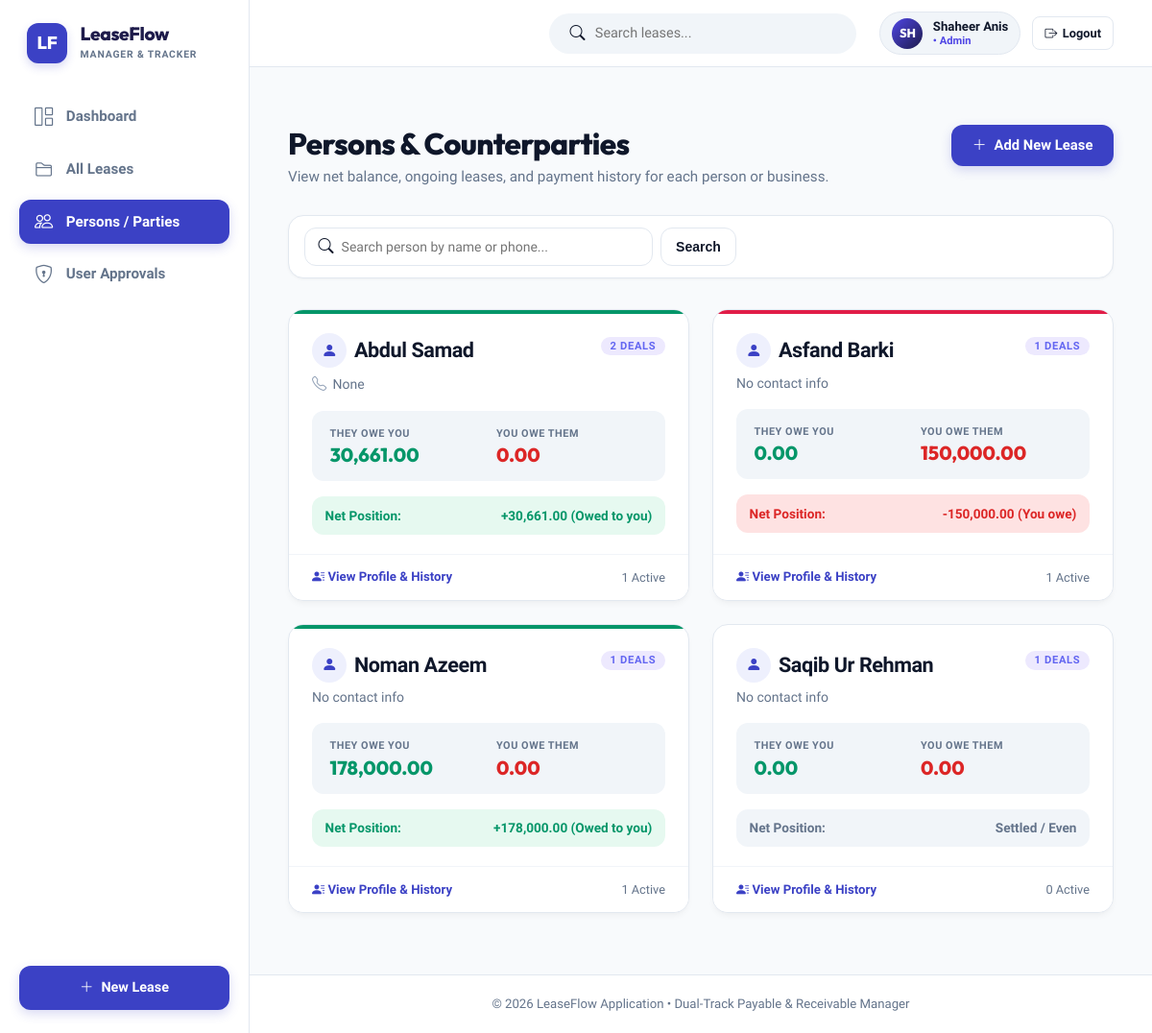
/parties (signed in), run on the app's committed database.
### app/models.py (models this page shows, shortened)
class User(db.Model):
    __tablename__ = 'users'
    id = db.Column(db.Integer, primary_key=True)
    username = db.Column(db.String(80), unique=True, nullable=False, index=True)
    full_name = db.Column(db.String(120), nullable=True)
    email = db.Column(db.String(120), nullable=True)
    password_hash = db.Column(db.String(256), nullable=False)
    role = db.Column(db.String(20), nullable=False, default='user') # 'admin' or 'user'
    status = db.Column(db.String(20), nullable=False, default='pending') # 'approved', 'pending', 'rejected'
    failed_logins = db.Column(db.Integer, default=0)
    locked_until = db.Column(db.DateTime, nullable=True)
    created_at = db.Column(db.DateTime, default=utc_now)
    approved_at = db.Column(db.DateTime, nullable=True)
    last_login = db.Column(db.DateTime, nullable=True)
    leases = db.relationship('Lease', backref='owner', lazy=True, cascade='all, delete-orphan')
    counterparties = db.relationship('Counterparty', backref='owner', lazy=True, cascade='all, delete-orphan')
    @property
    def is_admin(self):
        return self.role == 'admin'
    @property
    def is_approved(self):
        return self.status == 'approved'

class Counterparty(db.Model):
    __tablename__ = 'counterparties'
    id = db.Column(db.Integer, primary_key=True)
    user_id = db.Column(db.Integer, db.ForeignKey('users.id', ondelete='CASCADE'), nullable=True, index=True)
    name = db.Column(db.String(120), nullable=False)
    phone = db.Column(db.String(120), nullable=True)
    email = db.Column(db.String(120), nullable=True)
    notes = db.Column(db.Text, nullable=True)
    created_at = db.Column(db.DateTime, default=utc_now)
    updated_at = db.Column(db.DateTime, default=utc_now, onupdate=utc_now)
    leases = db.relationship('Lease', backref='counterparty', lazy=True, order_by='Lease.created_at.desc()')
    @property
    def total_payable_balance(self):
        return sum(l.remaining_balance for l in self.leases if l.lease_type == 'payable' and l.status == 'active')
    @property
    def total_receivable_balance(self):
        return sum(l.remaining_balance for l in self.leases if l.lease_type == 'receivable' and l.status == 'active')
    @property
    def net_balance(self):
        return self.total_receivable_balance - self.total_payable_balance
    @property
    def active_leases_count(self):
        return sum(1 for l in self.leases if l.status == 'active')

class Lease(db.Model):
    __tablename__ = 'leases'
    id = db.Column(db.Integer, primary_key=True)
    user_id = db.Column(db.Integer, db.ForeignKey('users.id', ondelete='CASCADE'), nullable=True, index=True)
    title = db.Column(db.String(120), nullable=False)
    lease_type = db.Column(db.String(20), nullable=False, default='payable') # 'payable' (I owe / bought) or 'receivable' (I gave / receive)
    counterparty_id = db.Column(db.Integer, db.ForeignKey('counterparties.id', ondelete='SET NULL'), nullable=True)
    party_name = db.Column(db.String(120), nullable=False) # Vendor or Customer Name
    party_contact = db.Column(db.String(120), nullable=True) # Phone / Email
    total_amount = db.Column(db.Float, nullable=False)
    tenure_months = db.Column(db.Integer, nullable=False)
    start_date = db.Column(db.Date, nullable=False, default=date.today)
    category = db.Column(db.String(50), nullable=False, default='Electronics')
    status = db.Column(db.String(20), nullable=False, default='active') # 'active', 'completed', 'cancelled'
    notes = db.Column(db.Text, nullable=True)
    created_at = db.Column(db.DateTime, default=utc_now)
    updated_at = db.Column(db.DateTime, default=utc_now, onupdate=utc_now)
    payments = db.relationship('Payment', backref='lease', cascade='all, delete-orphan', lazy=True, order_by='Payment.payment_date.asc(), Payment.id.asc()')
    documents = db.relationship('Document', backref='lease', cascade='all, delete-orphan', lazy=True, order_by='Document.uploaded_at.desc()')
    @property
    def total_paid(self):
        return sum(p.amount for p in self.payments)
    @property
    def remaining_balance(self):
        return max(0.0, self.total_amount - self.total_paid)

class Payment(db.Model):
    __tablename__ = 'payments'
    id = db.Column(db.Integer, primary_key=True)
    lease_id = db.Column(db.Integer, db.ForeignKey('leases.id', ondelete='CASCADE'), nullable=False)
    amount = db.Column(db.Float, nullable=False)
    payment_date = db.Column(db.Date, nullable=False, default=date.today)
    payment_type = db.Column(db.String(30), nullable=False, default='installment') # 'down_payment', 'installment', 'lump_sum', 'settlement'
    payment_method = db.Column(db.String(50), nullable=False, default='Bank Transfer') # 'Bank Transfer', 'Cash', 'Card', 'Cheque', 'Online'
    reference_no = db.Column(db.String(100), nullable=True)
    notes = db.Column(db.Text, nullable=True)
    created_at = db.Column(db.DateTime, default=utc_now)
    documents = db.relationship('Document', backref='payment', cascade='all, delete-orphan', lazy=True)

### app/routes.py (the view)
@main_bp.route('/parties')
@login_required
def party_list():
    search = request.args.get('search', '').strip()
    query = Counterparty.query.filter_by(user_id=g.current_user.id)
    if search:
        query = query.filter(
            (Counterparty.name.ilike(f'%{search}%')) | (Counterparty.phone.ilike(f'%{search}%'))
        )
    parties = query.order_by(Counterparty.name.asc()).all()
    return render_template('parties/list.html', parties=parties, search=search)

### app/auth.py (called while the page is built)
def login_required(f):
    @functools.wraps(f)
    def decorated_function(*args, **kwargs):
        if not g.current_user:
            return redirect(url_for('main.login', next=request.url))
        if not g.current_user.is_approved:
            session.clear()
            flash('Your account is awaiting administrator approval before you can access LeaseFlow.', 'warning')
            return redirect(url_for('main.login'))
        return f(*args, **kwargs)
    return decorated_function

### app/templates/parties/list.html (shortened to what this page needs)
{% extends 'base.html' %}
{% block content %}
<div class="page-title-row">
  <div>
    <h1>Persons & Counterparties</h1>
    <p>View net balance, ongoing leases, and payment history for each person or business.</p>
  </div>
  <a href="{{ url_for('main.lease_create') }}" class="btn-primary-action">
    <i class="bi bi-plus-lg"></i> Add New Lease
  </a>
</div>
<div class="filter-bar-card" style="margin-bottom: 2rem;">
  <form method="GET" action="{{ url_for('main.party_list') }}" style="display: flex; gap: 0.5rem; width: 100%; max-width: 450px;">
    <div class="filter-search-box" style="flex: 1;">
      <i class="bi bi-search text-muted"></i>
      <input type="text" name="search" placeholder="Search person by name or phone..." value="{{ search }}">
    </div>
    <button type="submit" class="btn-filter-action">Search</button>
  </form>
</div>
{% if parties %}
  <div class="cards-grid">
    {% for p in parties %}
      <a href="{{ url_for('main.party_detail', id=p.id) }}" class="modern-lease-card {% if p.net_balance < 0 %}payable{% elif p.net_balance > 0 %}receivable{% endif %}">
        <div class="card-inner">
          <div class="card-top-row">
            <div>
              <div class="card-item-title" style="display: flex; align-items: center; gap: 0.5rem;">
                <div style="width: 36px; height: 36px; border-radius: 50%; background: var(--primary-blue-light); color: var(--primary-blue); display: flex; align-items: center; justify-content: center; font-size: 1rem;">
                  <i class="bi bi-person-fill"></i>
                </div>
                <span>{{ p.name }}</span>
              </div>
              <div class="card-party-sub" style="margin-top: 0.35rem;">
                {% if p.phone %}
                  <i class="bi bi-telephone"></i> <span>{{ p.phone }}</span>
                {% elif p.email %}
                  <i class="bi bi-envelope"></i> <span>{{ p.email }}</span>
                {% else %}
                  <span class="text-muted">No contact info</span>
                {% endif %}
              </div>
            </div>
            <div>
              <span class="status-pill active">{{ p.leases|length }} DEALS</span>
            </div>
          </div>
          <div class="card-stats-box">
            <div class="stats-col">
              <span class="stats-col-label">THEY OWE YOU</span>
              <span class="stats-col-val receivable">
                {{ p.total_receivable_balance|currency }}
              </span>
            </div>
            <div class="stats-col">
              <span class="stats-col-label">YOU OWE THEM</span>
              <span class="stats-col-val payable">
                {{ p.total_payable_balance|currency }}
              </span>
            </div>
          </div>
          <div style="padding: 0.6rem 0.85rem; border-radius: var(--radius-md); font-size: 0.85rem; font-weight: 700; display: flex; justify-content: space-between; align-items: center; {% if p.net_balance > 0 %}background: #e6f9f0; color: #059669;{% elif p.net_balance < 0 %}background: #fee2e2; color: #dc2626;{% else %}background: #f1f5f9; color: var(--text-muted);{% endif %}">
            <span>Net Position:</span>
            <span>
              {% if p.net_balance > 0 %}
                +{{ p.net_balance|currency }} (Owed to you)
              {% elif p.net_balance < 0 %}
                -{{ (p.net_balance|abs)|currency }} (You owe)
              {% else %}
                Settled / Even
              {% endif %}
            </span>
          </div>
        </div>
        <div class="card-bottom-footer">
          <span style="font-size: 0.825rem; color: var(--primary-blue); font-weight: 700;">
            <i class="bi bi-person-lines-fill"></i> View Profile & History
          </span>
          <span style="font-size: 0.8rem; color: var(--text-muted);">
            {{ p.active_leases_count }} Active
          </span>
        </div>
      </a>
    {% endfor %}
  </div>
{% endif %}
{% endblock %}

### app/templates/base.html (shortened to what this page needs)
<!DOCTYPE html>
<html lang="en">
<head>
  <link rel="stylesheet" href="https://cdn.jsdelivr.net/npm/bootstrap-icons@1.11.3/font/bootstrap-icons.min.css">
  <link rel="stylesheet" href="{{ url_for('static', filename='css/style.css') }}">
</head>
<body>
  <div class="app-container">
    <aside class="app-sidebar">
      <a href="{{ url_for('main.dashboard') }}" class="sidebar-brand">
        <div class="brand-logo-box">LF</div>
        <div class="brand-info">
          <h2>LeaseFlow</h2>
          <span>MANAGER & TRACKER</span>
        </div>
      </a>
      <nav class="sidebar-nav">
        <a href="{{ url_for('main.dashboard') }}" class="nav-link-item {% if request.endpoint == 'main.dashboard' %}active{% endif %}">
          <i class="bi bi-grid-1x2"></i>
          <span>Dashboard</span>
        </a>
        <a href="{{ url_for('main.lease_list') }}" class="nav-link-item {% if request.endpoint in ['main.lease_list', 'main.lease_detail', 'main.lease_edit'] %}active{% endif %}">
          <i class="bi bi-folder2"></i>
          <span>All Leases</span>
        </a>
        <a href="{{ url_for('main.party_list') }}" class="nav-link-item {% if request.endpoint in ['main.party_list', 'main.party_detail'] %}active{% endif %}">
          <i class="bi bi-people"></i>
          <span>Persons / Parties</span>
        </a>
        {% if current_user and current_user.is_admin %}
          <a href="{{ url_for('main.admin_users') }}" class="nav-link-item {% if request.endpoint == 'main.admin_users' %}active{% endif %}" style="display: flex; align-items: center;">
            <i class="bi bi-shield-lock"></i>
            <span>User Approvals</span>
          </a>
        {% endif %}
      </nav>
      <div class="sidebar-bottom">
        <a href="{{ url_for('main.lease_create') }}" class="btn-sidebar-add">
          <i class="bi bi-plus-lg"></i>
          <span>New Lease</span>
        </a>
      </div>
    </aside>
    <div class="app-main">
      <header class="app-topbar">
        <form method="GET" action="{{ url_for('main.lease_list') }}" class="topbar-search">
          <i class="bi bi-search text-muted"></i>
          <input type="text" name="search" placeholder="Search leases...">
        </form>
        <div class="topbar-actions" style="display: flex; align-items: center; gap: 0.75rem;">
          {% if current_user %}
            <div style="display: flex; align-items: center; gap: 0.65rem; background: var(--bg-subtle); padding: 0.35rem 0.75rem; border-radius: var(--radius-full); border: 1px solid var(--border-color);">
              <div style="width: 32px; height: 32px; border-radius: 50%; background: {% if current_user.is_admin %}linear-gradient(135deg, #4f46e5 0%, #1e1b4b 100%){% else %}linear-gradient(135deg, #0284c7 0%, #0369a1 100%){% endif %}; color: #fff; display: flex; align-items: center; justify-content: center; font-weight: 800; font-size: 0.8rem; font-family: var(--font-heading);">
                {{ current_user.username[:2].upper() }}
              </div>
              <div style="line-height: 1.2;">
                <div style="font-size: 0.825rem; font-weight: 700; color: var(--text-main);">
                  {{ current_user.full_name or current_user.username }}
                </div>
                <div style="font-size: 0.7rem; color: {% if current_user.is_admin %}#4f46e5; font-weight: 700;{% else %}var(--text-light);{% endif %}">
                  {% if current_user.is_admin %}&bull; Admin{% else %}&bull; User{% endif %}
                </div>
              </div>
            </div>
            <a href="{{ url_for('main.logout') }}" class="btn btn-sm btn-secondary" style="display: inline-flex; align-items: center; gap: 0.35rem; padding: 0.45rem 0.75rem;" title="Sign out of LeaseFlow">
              <i class="bi bi-box-arrow-right"></i>
              <span>Logout</span>
            </a>
          {% endif %}
        </div>
      </header>
      <main class="main-content">
        {% block content %}{% endblock %}
      </main>
      <footer class="app-footer">
        &copy; 2026 LeaseFlow Application &bull; Dual-Track Payable & Receivable Manager
      </footer>
    </div>
  </div>
</body>
</html>

### data on the page
User: username "SH", full_name "Shaheer Anis"
Counterparty: name "Abdul Samad", phone "None", leases|length "2", total_receivable_balance "30,661.00", total_payable_balance "0.00", net_balance "30,661.00", active_leases_count "1"
Counterparty: name "Asfand Barki", phone "No contact info", leases|length "1", total_receivable_balance "0.00", total_payable_balance "150,000.00", active_leases_count "1"
Lease: lease_type+status+total_amount "150,000.00"
Counterparty: name "Noman Azeem", shows "No contact info", leases|length "1", total_receivable_balance "178,000.00", total_payable_balance "0.00", net_balance "178,000.00", active_leases_count "1"
Counterparty: name "Saqib Ur Rehman", phone "No contact info", leases|length "1", total_receivable_balance "0.00", total_payable_balance "0.00", shows "Settled / Even", active_leases_count "0"
